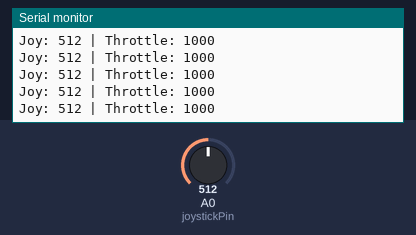
Bench run of a sketch on a simulated Arduino Uno, built with avr-gcc and run on an emulated ATmega328P. Shown: the last lines printed to the serial monitor. Inputs (shaded band) come from the test bench; at power-on: A0 (joystickPin) = 512. No radio packets arrive unless stated.

Above: at 1.2 s.
1.3 s: A0 (joystickPin) set to 110
At 1.9 s:
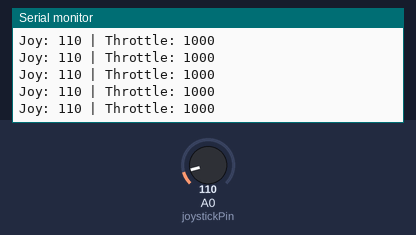
2.8 s: A0 (joystickPin) set to 91
At 3.9 s:
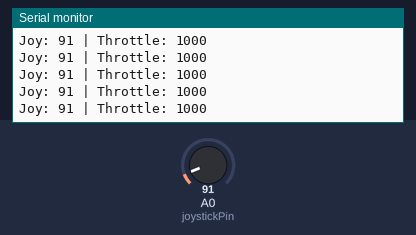
8.8 s: A0 (joystickPin) set to 11
At 9.6 s:
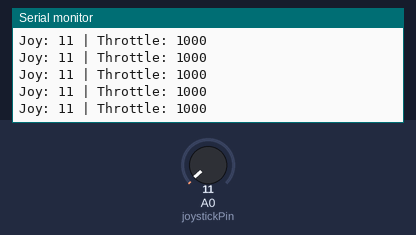
11.8 s: A0 (joystickPin) set to 8
At 12.7 s:
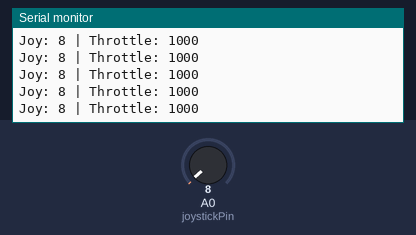
Timing chart, 0 to 14.8 s (numbered marks = the images above; inputs shaded):
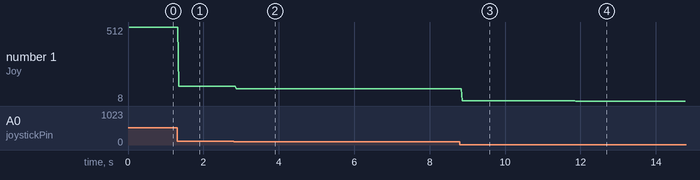

The sketch:

drone_controller.ino
```cpp
// PROJECT  :DRONE CONTROLLER
// PURPOSE  :Send Joystick Position Values Via Radio
// COURSE   :ICS4U-E
// AUTHOR   :Class
// DATE     :2026 04 02
// MCU      :328p
// STATUS   :Working

//Libraries
#include <SPI.h>
#include <nRF24L01.h>
#include <RF24.h>

//Radio
RF24 radio(9, 10);
const byte address[6] = "00001";

//JoyStick
const int joystickPin = A0;

//Deadzone (These Values Were Achived Via Personal Testing)
const int deadzoneMin = 480;
const int deadzoneMax = 540;

//Throttle
int throttle = 1000;

void setup() {
  Serial.begin(9600);

  radio.begin();
  radio.openWritingPipe(address);
  radio.setPALevel(RF24_PA_LOW);
  radio.stopListening();

  Serial.println("Controller Ready (Clean)");
}

void loop() {

  int joyValue = analogRead(joystickPin);

  //Deadzone
  if (joyValue >= deadzoneMin && joyValue <= deadzoneMax) {
    throttle = 1000;
  } else if (joyValue > deadzoneMax) {
    throttle = map(joyValue, deadzoneMax, 1023, 1000, 2000);
  } else {
    throttle = 1000;
  }

  //Send Radio
  radio.write(&throttle, sizeof(throttle));

  //Serial Monitor
  Serial.print("Joy: ");
  Serial.print(joyValue);
  Serial.print(" | Throttle: ");
  Serial.println(throttle);

  delay(20);
}
```

Measured:
- after the input at 1.3 s, the serial monitor: prints a new line after 0.05 s (image 1)
- after the input at 2.8 s, the serial monitor: prints a new line after 0.07 s (image 2)
- after the input at 8.8 s, the serial monitor: prints a new line after 0.07 s (image 3)
- after the input at 11.8 s, the serial monitor: prints a new line after 0.07 s (image 4)
- plotted number 1: 512 → 110 after the input at 1.3 s, 110 → 91 after the input at 2.8 s, 91 → 11 after the input at 8.8 s, 11 → 8 after the input at 11.8 s
